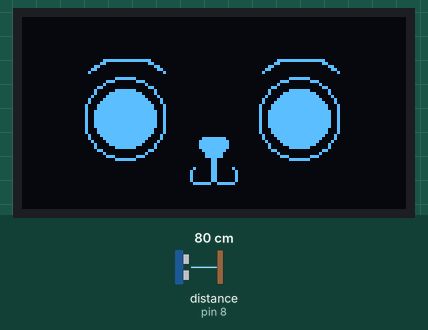
Simulated run of this sketch. Board: Arduino Uno, built with avr-gcc and run on an emulated ATmega328P. Parts: 128×64 one-colour display. Wiring (inferred from the names in the program): ultrasonic range finder: trigger pin 7; echo pin 8. Inputs (shaded band) come from the test bench; at power-on: distance to the obstacle (sensor on pin 8) 80 cm. The echo pulse lasts 58.3 µs per cm; what the sketch prints to the serial monitor is not drawn.

Above: at 1.2 s.
1.3 s: distance to the obstacle (sensor on pin 8) set to 7 cm
2.8 s: distance to the obstacle (sensor on pin 8) set to 4 cm
At 3.8 s:
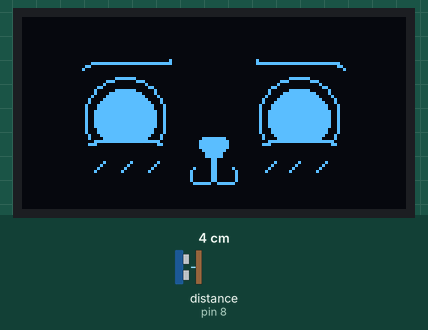
4.3 s: distance to the obstacle (sensor on pin 8) set to 9 cm
At 5.6 s:
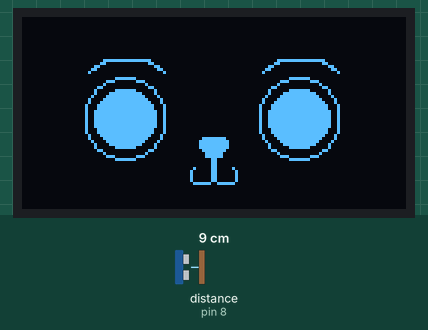
5.9 s: distance to the obstacle (sensor on pin 8) set to 2 cm
At 6.3 s:
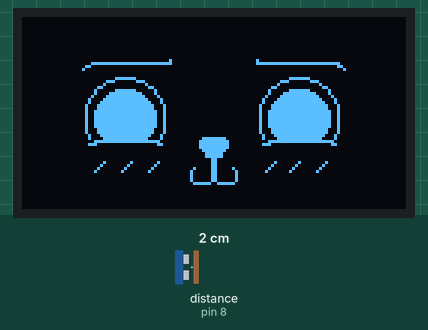
Timing chart, 0 to 8.5 s (numbered marks = the images above; inputs shaded):
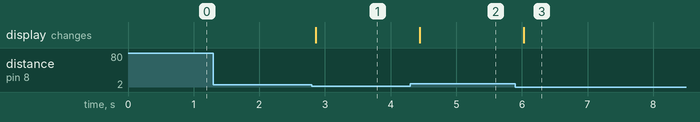

The sketch:

ChopperUltrasonicFace.ino
```cpp
#include <Wire.h>
#include <Adafruit_GFX.h>
#include <Adafruit_SH110X.h>

#define SCREEN_WIDTH 128
#define SCREEN_HEIGHT 64
Adafruit_SH1106G display(SCREEN_WIDTH, SCREEN_HEIGHT, &Wire, -1);

const unsigned char leftEye_open[] PROGMEM = {
  0x00, 0x00, 0x00, 0x00, 0x00, 0x00, 0x00, 0x00, 0x00, 0x00, 0x00, 0x00, 0x00, 0x00, 0x00, 0x00,
  0x7f, 0xff, 0x80, 0x00, 0x00, 0x00, 0x00, 0xc0, 0x00, 0xc0, 0x00, 0x00, 0x00, 0x03, 0x00, 0x00,
  0x30, 0x00, 0x00, 0x00, 0x06, 0x00, 0x00, 0x18, 0x00, 0x00, 0x00, 0x08, 0x00, 0x00, 0x04, 0x00,
  0x00, 0x00, 0x00, 0x00, 0x00, 0x00, 0x00, 0x00, 0x00, 0x00, 0x07, 0xf0, 0x00, 0x00, 0x00, 0x00,
  0x00, 0x38, 0x0e, 0x00, 0x00, 0x00, 0x00, 0x00, 0x40, 0x01, 0x00, 0x00, 0x00, 0x00, 0x01, 0x80,
  0x00, 0xc0, 0x00, 0x00, 0x00, 0x02, 0x07, 0xf0, 0x20, 0x00, 0x00, 0x00, 0x02, 0x1f, 0xfc, 0x20,
  0x00, 0x00, 0x00, 0x04, 0x3f, 0xfe, 0x10, 0x00, 0x00, 0x00, 0x08, 0x7f, 0xff, 0x08, 0x00, 0x00,
  0x00, 0x08, 0xff, 0xff, 0x88, 0x00, 0x00, 0x00, 0x11, 0xff, 0xff, 0xc4, 0x00, 0x00, 0x00, 0x11,
  0xff, 0xff, 0xc4, 0x00, 0x00, 0x00, 0x13, 0xff, 0xff, 0xe4, 0x00, 0x00, 0x00, 0x13, 0xff, 0xff,
  0xe4, 0x00, 0x00, 0x00, 0x13, 0xff, 0xff, 0xe4, 0x00, 0x00, 0x00, 0x13, 0xff, 0xff, 0xe4, 0x00,
  0x00, 0x00, 0x13, 0xff, 0xff, 0xe4, 0x00, 0x00, 0x00, 0x13, 0xff, 0xff, 0xe4, 0x00, 0x00, 0x00,
  0x11, 0xff, 0xff, 0xc4, 0x00, 0x00, 0x00, 0x11, 0xff, 0xff, 0xc4, 0x00, 0x00, 0x00, 0x08, 0xff,
  0xff, 0x88, 0x00, 0x00, 0x00, 0x08, 0x7f, 0xff, 0x08, 0x00, 0x00, 0x00, 0x04, 0x3f, 0xfe, 0x10,
  0x00, 0x00, 0x00, 0x02, 0x1f, 0xfc, 0x20, 0x00, 0x00, 0x00, 0x02, 0x07, 0xf0, 0x20, 0x00, 0x00,
  0x00, 0x01, 0x80, 0x00, 0xc0, 0x00, 0x00, 0x00, 0x00, 0x40, 0x01, 0x00, 0x00, 0x00, 0x00, 0x00,
  0x38, 0x0e, 0x00, 0x00, 0x00, 0x00, 0x00, 0x07, 0xf0, 0x00, 0x00, 0x00, 0x00, 0x00, 0x00, 0x00,
  0x00, 0x00, 0x00, 0x00, 0x00, 0x00, 0x00, 0x00, 0x00, 0x00, 0x00, 0x00, 0x00, 0x00, 0x00, 0x00,
  0x00, 0x00, 0x00, 0x00, 0x00, 0x00, 0x00, 0x00
};

const unsigned char nose[] PROGMEM = {
  0x0f, 0xf0, 0x1f, 0xf8, 0x1f, 0xf8, 0x1f, 0xf8, 0x0f, 0xf0, 0x07, 0xe0, 0x07, 0xe0, 0x01, 0x80,
  0x01, 0x80, 0x01, 0x80, 0x41, 0x82, 0x81, 0x81, 0x81, 0x81, 0x81, 0x81, 0x81, 0x81, 0x7e, 0x7e
};

const unsigned char rightEye_open[] PROGMEM = {
  0x00, 0x00, 0x00, 0x00, 0x00, 0x00, 0x00, 0x00, 0x00, 0x00, 0x00, 0x00, 0x00, 0x00, 0x00, 0x00,
  0x7f, 0xff, 0x80, 0x00, 0x00, 0x00, 0x00, 0xc0, 0x00, 0xc0, 0x00, 0x00, 0x00, 0x03, 0x00, 0x00,
  0x30, 0x00, 0x00, 0x00, 0x06, 0x00, 0x00, 0x18, 0x00, 0x00, 0x00, 0x08, 0x00, 0x00, 0x04, 0x00,
  0x00, 0x00, 0x00, 0x00, 0x00, 0x00, 0x00, 0x00, 0x00, 0x00, 0x07, 0xf0, 0x00, 0x00, 0x00, 0x00,
  0x00, 0x38, 0x0e, 0x00, 0x00, 0x00, 0x00, 0x00, 0x40, 0x01, 0x00, 0x00, 0x00, 0x00, 0x01, 0x80,
  0x00, 0xc0, 0x00, 0x00, 0x00, 0x02, 0x07, 0xf0, 0x20, 0x00, 0x00, 0x00, 0x02, 0x1f, 0xfc, 0x20,
  0x00, 0x00, 0x00, 0x04, 0x3f, 0xfe, 0x10, 0x00, 0x00, 0x00, 0x08, 0x7f, 0xff, 0x08, 0x00, 0x00,
  0x00, 0x08, 0xff, 0xff, 0x88, 0x00, 0x00, 0x00, 0x11, 0xff, 0xff, 0xc4, 0x00, 0x00, 0x00, 0x11,
  0xff, 0xff, 0xc4, 0x00, 0x00, 0x00, 0x13, 0xff, 0xff, 0xe4, 0x00, 0x00, 0x00, 0x13, 0xff, 0xff,
  0xe4, 0x00, 0x00, 0x00, 0x13, 0xff, 0xff, 0xe4, 0x00, 0x00, 0x00, 0x13, 0xff, 0xff, 0xe4, 0x00,
  0x00, 0x00, 0x13, 0xff, 0xff, 0xe4, 0x00, 0x00, 0x00, 0x13, 0xff, 0xff, 0xe4, 0x00, 0x00, 0x00,
  0x11, 0xff, 0xff, 0xc4, 0x00, 0x00, 0x00, 0x11, 0xff, 0xff, 0xc4, 0x00, 0x00, 0x00, 0x08, 0xff,
  0xff, 0x88, 0x00, 0x00, 0x00, 0x08, 0x7f, 0xff, 0x08, 0x00, 0x00, 0x00, 0x04, 0x3f, 0xfe, 0x10,
  0x00, 0x00, 0x00, 0x02, 0x1f, 0xfc, 0x20, 0x00, 0x00, 0x00, 0x02, 0x07, 0xf0, 0x20, 0x00, 0x00,
  0x00, 0x01, 0x80, 0x00, 0xc0, 0x00, 0x00, 0x00, 0x00, 0x40, 0x01, 0x00, 0x00, 0x00, 0x00, 0x00,
  0x38, 0x0e, 0x00, 0x00, 0x00, 0x00, 0x00, 0x07, 0xf0, 0x00, 0x00, 0x00, 0x00, 0x00, 0x00, 0x00,
  0x00, 0x00, 0x00, 0x00, 0x00, 0x00, 0x00, 0x00, 0x00, 0x00, 0x00, 0x00, 0x00, 0x00, 0x00, 0x00,
  0x00, 0x00, 0x00, 0x00, 0x00, 0x00, 0x00, 0x00
};

const unsigned char eye_happyleft[] PROGMEM = {
  0x00, 0x00, 0x00, 0x00, 0x00, 0x00, 0x00, 0x00, 0x00, 0x00, 0x00, 0x00, 0x00, 0x00, 0x00, 0x00,
  0x00, 0x00, 0x01, 0x00, 0x00, 0x00, 0x07, 0xff, 0xff, 0xff, 0x00, 0x00, 0x00, 0x18, 0x00, 0x00,
  0x00, 0x00, 0x00, 0x00, 0x20, 0x00, 0x00, 0x00, 0x00, 0x00, 0x00, 0x00, 0x00, 0x00, 0x00, 0x00,
  0x00, 0x00, 0x00, 0x00, 0x00, 0x00, 0x00, 0x00, 0x00, 0x00, 0x07, 0xf0, 0x00, 0x00, 0x00, 0x00,
  0x00, 0x38, 0x0e, 0x00, 0x00, 0x00, 0x00, 0x00, 0x40, 0x01, 0x00, 0x00, 0x00, 0x00, 0x01, 0x80,
  0x00, 0xc0, 0x00, 0x00, 0x00, 0x02, 0x07, 0xf0, 0x20, 0x00, 0x00, 0x00, 0x02, 0x1f, 0xfc, 0x20,
  0x00, 0x00, 0x00, 0x04, 0x3f, 0xfe, 0x10, 0x00, 0x00, 0x00, 0x08, 0x7f, 0xff, 0x08, 0x00, 0x00,
  0x00, 0x08, 0xff, 0xff, 0x88, 0x00, 0x00, 0x00, 0x11, 0xff, 0xff, 0xc4, 0x00, 0x00, 0x00, 0x11,
  0xff, 0xff, 0xc4, 0x00, 0x00, 0x00, 0x13, 0xff, 0xff, 0xe4, 0x00, 0x00, 0x00, 0x13, 0xff, 0xff,
  0xe4, 0x00, 0x00, 0x00, 0x13, 0xff, 0xff, 0xe4, 0x00, 0x00, 0x00, 0x13, 0xff, 0xff, 0xe4, 0x00,
  0x00, 0x00, 0x13, 0xff, 0xff, 0xe4, 0x00, 0x00, 0x00, 0x13, 0xff, 0xff, 0xe4, 0x00, 0x00, 0x00,
  0x11, 0xff, 0xff, 0xc4, 0x00, 0x00, 0x00, 0x11, 0xff, 0xff, 0xc4, 0x00, 0x00, 0x00, 0x08, 0xff,
  0xff, 0x88, 0x00, 0x00, 0x00, 0x08, 0x7f, 0xff, 0x08, 0x00, 0x00, 0x00, 0x03, 0xff, 0xff, 0xf0,
  0x00, 0x00, 0x00, 0x0e, 0x00, 0x00, 0x18, 0x00, 0x00, 0x00, 0x00, 0x00, 0x00, 0x00, 0x00, 0x00,
  0x00, 0x00, 0x00, 0x00, 0x00, 0x00, 0x00, 0x00, 0x00, 0x00, 0x00, 0x00, 0x00, 0x00, 0x00, 0x00,
  0x00, 0x00, 0x00, 0x00, 0x00, 0x00, 0x00, 0x00, 0x00, 0x00, 0x00, 0x00, 0x00, 0x00, 0x40, 0x20,
  0x10, 0x00, 0x00, 0x00, 0x00, 0x80, 0x40, 0x20, 0x00, 0x00, 0x00, 0x01, 0x00, 0x80, 0x40, 0x00,
  0x00, 0x00, 0x02, 0x01, 0x00, 0x80, 0x00, 0x00
};

const unsigned char eye_happyright[] PROGMEM = {
  0x00, 0x00, 0x00, 0x00, 0x00, 0x00, 0x00, 0x00, 0x00, 0x00, 0x00, 0x00, 0x00, 0x00, 0x00, 0x20,
  0x00, 0x00, 0x00, 0x00, 0x00, 0x00, 0x3f, 0xff, 0xff, 0xfc, 0x00, 0x00, 0x00, 0x00, 0x00, 0x00,
  0x06, 0x00, 0x00, 0x00, 0x00, 0x00, 0x00, 0x01, 0x00, 0x00, 0x00, 0x00, 0x00, 0x00, 0x00, 0x00,
  0x00, 0x00, 0x00, 0x00, 0x00, 0x00, 0x00, 0x00, 0x00, 0x00, 0x07, 0xf0, 0x00, 0x00, 0x00, 0x00,
  0x00, 0x38, 0x0e, 0x00, 0x00, 0x00, 0x00, 0x00, 0x40, 0x01, 0x00, 0x00, 0x00, 0x00, 0x01, 0x80,
  0x00, 0xc0, 0x00, 0x00, 0x00, 0x02, 0x07, 0xf0, 0x20, 0x00, 0x00, 0x00, 0x02, 0x1f, 0xfc, 0x20,
  0x00, 0x00, 0x00, 0x04, 0x3f, 0xfe, 0x10, 0x00, 0x00, 0x00, 0x08, 0x7f, 0xff, 0x08, 0x00, 0x00,
  0x00, 0x08, 0xff, 0xff, 0x88, 0x00, 0x00, 0x00, 0x11, 0xff, 0xff, 0xc4, 0x00, 0x00, 0x00, 0x11,
  0xff, 0xff, 0xc4, 0x00, 0x00, 0x00, 0x13, 0xff, 0xff, 0xe4, 0x00, 0x00, 0x00, 0x13, 0xff, 0xff,
  0xe4, 0x00, 0x00, 0x00, 0x13, 0xff, 0xff, 0xe4, 0x00, 0x00, 0x00, 0x13, 0xff, 0xff, 0xe4, 0x00,
  0x00, 0x00, 0x13, 0xff, 0xff, 0xe4, 0x00, 0x00, 0x00, 0x13, 0xff, 0xff, 0xe4, 0x00, 0x00, 0x00,
  0x11, 0xff, 0xff, 0xc4, 0x00, 0x00, 0x00, 0x11, 0xff, 0xff, 0xc4, 0x00, 0x00, 0x00, 0x08, 0xff,
  0xff, 0x88, 0x00, 0x00, 0x00, 0x08, 0x7f, 0xff, 0x08, 0x00, 0x00, 0x00, 0x03, 0xff, 0xff, 0xf0,
  0x00, 0x00, 0x00, 0x0e, 0x00, 0x00, 0x18, 0x00, 0x00, 0x00, 0x00, 0x00, 0x00, 0x00, 0x00, 0x00,
  0x00, 0x00, 0x00, 0x00, 0x00, 0x00, 0x00, 0x00, 0x00, 0x00, 0x00, 0x00, 0x00, 0x00, 0x00, 0x00,
  0x00, 0x00, 0x00, 0x00, 0x00, 0x00, 0x00, 0x00, 0x00, 0x00, 0x00, 0x00, 0x00, 0x00, 0x80, 0x80,
  0x40, 0x00, 0x00, 0x00, 0x01, 0x01, 0x00, 0x80, 0x00, 0x00, 0x00, 0x02, 0x02, 0x01, 0x00, 0x00,
  0x00, 0x00, 0x04, 0x04, 0x02, 0x00, 0x00, 0x00
};

const unsigned char* leftFrames[]  = { leftEye_open,  eye_happyleft };
const unsigned char* rightFrames[] = { rightEye_open, eye_happyright };

const int TRIG_PIN = 7;
const int ECHO_PIN = 8;

int exprIdx = 0;

float readDistanceCM() {
  digitalWrite(TRIG_PIN, LOW);
  delayMicroseconds(2);

  digitalWrite(TRIG_PIN, HIGH);
  delayMicroseconds(10);
  digitalWrite(TRIG_PIN, LOW);

  long duration = pulseIn(ECHO_PIN, HIGH, 30000);
  if (duration == 0) return -1;

  return (duration * 0.0343f) / 2.0f;
}

void drawFace(int expression) {
  display.clearDisplay();
  display.drawBitmap(10, 12, leftFrames[expression], 50, 40, SH110X_WHITE);
  display.drawBitmap(68, 12, rightFrames[expression], 50, 40, SH110X_WHITE);
  display.drawBitmap(56, 40, nose, 16, 16, SH110X_WHITE);
  display.display();
}

void setup() {
  Serial.begin(115200);

  Wire.begin();
  Wire.setClock(100000);

  if (!display.begin(0x3C, true)) {
    Serial.println("OLED bulunamadi");
    while (1);
  }

  pinMode(TRIG_PIN, OUTPUT);
  pinMode(ECHO_PIN, INPUT);
  digitalWrite(TRIG_PIN, LOW);

  drawFace(0);
}

void loop() {
  float d = readDistanceCM();
  Serial.print("Mesafe: ");
  Serial.println(d);

  if (d > 0 && d <= 5.0) {
    exprIdx = 1; // happy
  } else {
    exprIdx = 0; // normal
  }

  drawFace(exprIdx);
  delay(80);
}
```

Measured:
- the behaviour switches between 6 and 5 cm on distance to the obstacle (sensor on pin 8) (found by bisection; images 0 and 1)
- after the input at 1.3 s, every drawn part: stays the same
- after the input at 2.8 s, the display: changes after 0.06 s (image 1)
- after the input at 4.3 s, the display: changes after 0.14 s (image 2)
- after the input at 5.9 s, the display: changes after 0.13 s (image 3)
